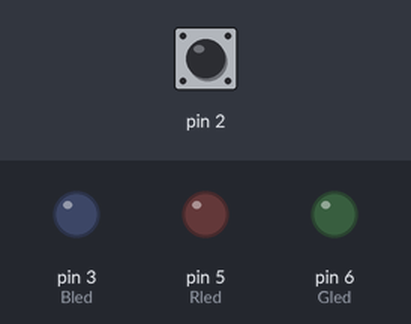
Recording of a sketch running on a simulated Arduino Uno, built with avr-gcc and run on an emulated ATmega328P. On the bench: output pins drawn as LEDs (lit = HIGH). The inputs (shaded band) are chosen by the test bench; at power-on: pin 2 LOW.

Above: at 1.2 s.
1.3 s: pin 2 driven HIGH
At 2.4 s:
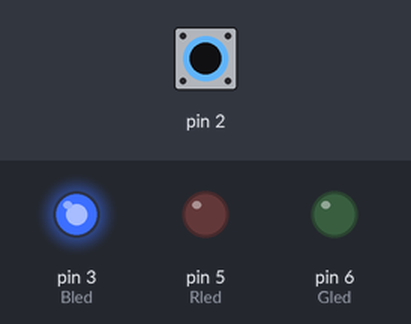
2.8 s: pin 2 pulsed LOW 5 times (0.12 s each, 0.3 s apart)
At 3.7 s:
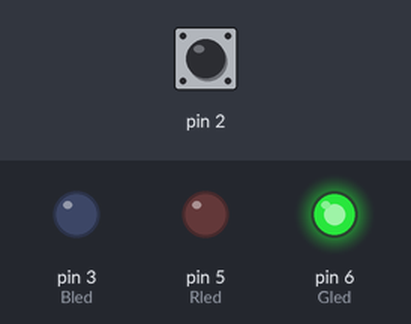
At 5.15 s:
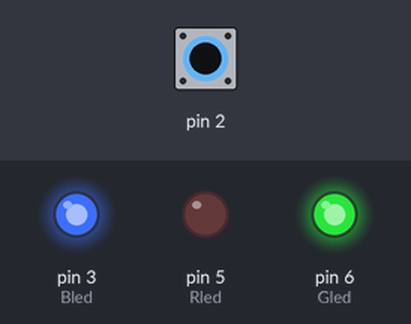
5.9 s: pin 2 pulsed LOW 2 times (0.12 s each, 0.3 s apart)
Timing chart, 0 to 8.9 s (numbered marks = the images above; inputs shaded):
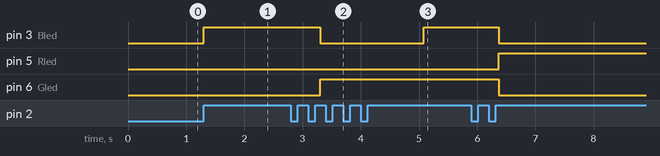

The sketch:

Touch_lamp.ino
```cpp
/*
 * Author: Elecrow Keen
 * Date:4/21/2017
 * IDE V1.8.2
 * Email:keen@elecrow.com
 * Function:
 */
const int touch = 2;
const int Bled = 3;
const int Rled = 5;
const int Gled = 6;
int lastime=0;
int val=0;
int count=0;
void setup() {
    analogWrite(Bled,0);
    analogWrite(Rled,0);
    analogWrite(Gled,0);
    attachInterrupt(0, swRGB, RISING);
}
void loop() {
  switch(count){
    case 1:
    analogWrite(Bled,255);
    analogWrite(Rled,0);
    analogWrite(Gled,0);
    delay(500);
    break;
    case 2:
    analogWrite(Bled,0);
    analogWrite(Rled,255);
    analogWrite(Gled,0);
    delay(500);
    break;
    case 3:
    analogWrite(Bled,0);
    analogWrite(Rled,0);
    analogWrite(Gled,255);
    delay(500);
    break;
    case 4:
    RGBflash();
    break;
    case 5:
    analogWrite(Bled,0);
    analogWrite(Rled,0);
    analogWrite(Gled,0);
    delay(500);
    break;
    }
}
void swRGB(){
  count++;
  if(count>5)
  count=0;
 }
void RGBflash(){
 for (int c=0,b=255,a=0; c<=255,b>0,a<=255;c++,b--,a++){
    analogWrite(Bled,c);
    analogWrite(Rled,b);
    analogWrite(Gled,a);
    delay(5);
  }
 for (int a=255,b=0,c=255; a>0,b<=255,c>0;a--,b++,c--){
    analogWrite(Bled,c);
    analogWrite(Rled,b);
    analogWrite(Gled,a);
    delay(5);
  }
}
```

Measured:
- after the input at 1.3 s, pin 3 (Bled): LOW → HIGH at once
- after the input at 2.8 s, pin 3 (Bled): HIGH → LOW after 0.50 s, → HIGH 1.8 s later; pin 6 (Gled): LOW → HIGH after 0.50 s
